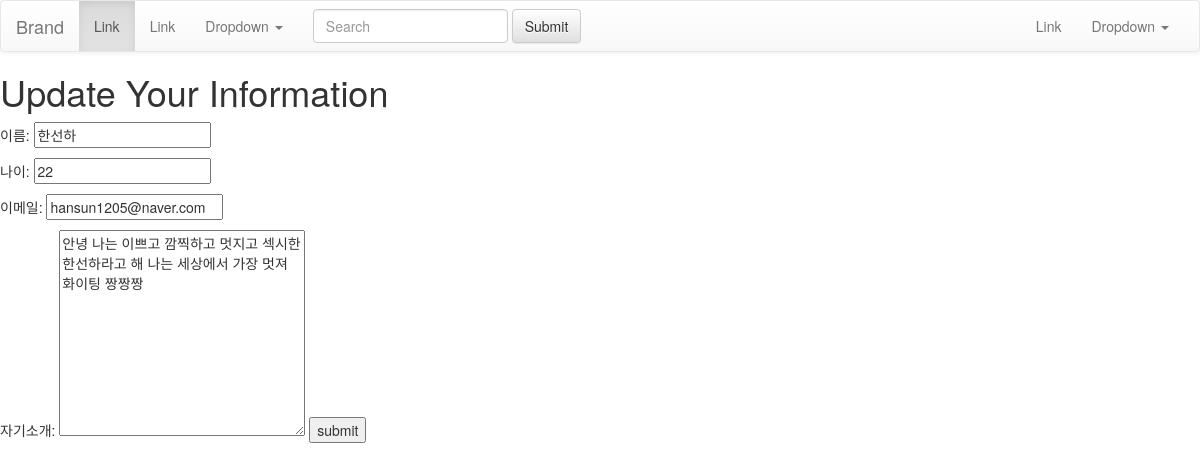
//edit/9, run on the app's committed database.
### signup/models.py (models this page shows, shortened)
class Signup(models.Model):
    name = models.CharField(max_length=100)
    age = models.IntegerField()
    pub_date = models.DateTimeField()
    email = models.EmailField(max_length=100)
    introduce = models.TextField()
    image = models.ImageField(upload_to='image/',default="")

### signup/views.py (the view)
# urls.py: path('edit/<str:id>',views.edit,name="edit"),
def edit(request,id):
    edit_signup = Signup.objects.get(id=id)
    return render(request,'edit.html',{'signup':edit_signup})

### signup/templates/edit.html (shortened to what this page needs)
{% extends 'base.html' %}
{% block contents %}
<h1>Update Your Information</h1>
<form action="{%url 'update' signup.id %}" method="post">
    <p> 이름: <input type="text" name = "name" value = "{{signup.name}}"> </p>
    <p> 나이: <input type="text" name = "age" value = "{{signup.age}}"> </p>
    <p> 이메일: <input type="text" name = "email" value = "{{signup.email}}"></p>
    자기소개: <textarea name="introduce" id="" cols="30" rows="10" >{{signup.introduce}}</textarea>
    <button type="submit"> submit</button>
</form>
{% endblock %}

### data on the page
Signup: name "한선하", age "22", email "hansun1205@naver.com", introduce "안녕 나는 이쁘고 깜찍하고 멋지고 섹시한 한선하라고 해 나는 세상에서 가장 멋져 화이팅 짱짱짱"
